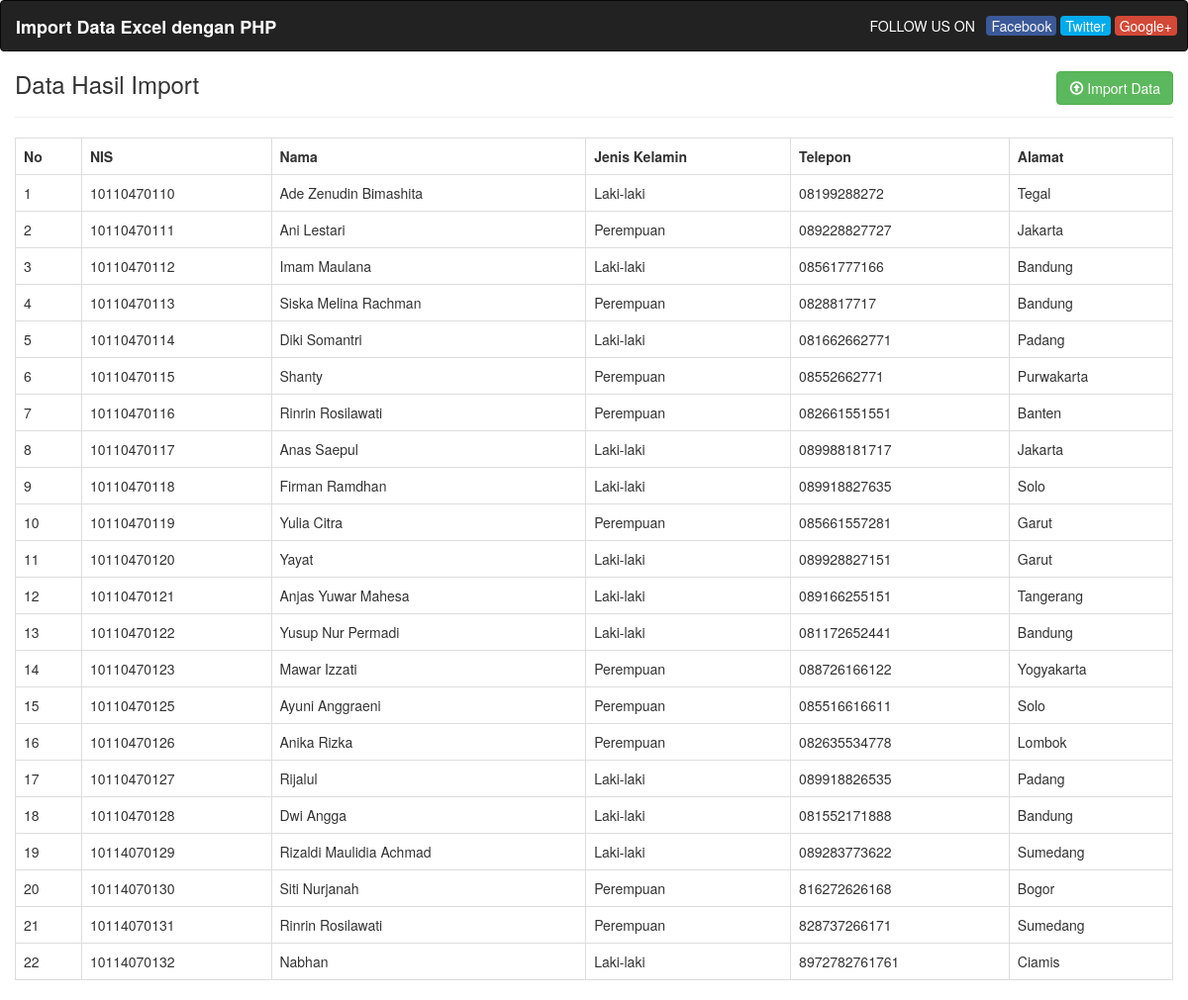
The app's page /indexi.php with its own data.
### tables this page shows
CREATE TABLE IF NOT EXISTS `siswa` (
  `nis` varchar(11) NOT NULL,
  `nama` varchar(50) NOT NULL,
  `jenis_kelamin` varchar(10) NOT NULL,
  `telp` varchar(15) NOT NULL,
  `alamat` text NOT NULL,
  PRIMARY KEY (`nis`)
);

### indexi.php (the view, shortened to what this page needs)
<!DOCTYPE html>
<html lang="en">
	<head>
		<link href="css/bootstrap.min.css" rel="stylesheet">
	</head>
	<body>
		<nav class="navbar navbar-inverse" role="navigation">
			<div class="container-fluid">
				<div class="navbar-header">
					<a class="navbar-brand" href="#" style="color: white;"><b>Import Data Excel dengan PHP</b></a>
				</div>
				<p class="navbar-text navbar-right hidden-xs" style="color: white;padding-right: 10px;">
					FOLLOW US ON &nbsp;
					<a target="_blank" style="background: #3b5998; padding: 0 5px; border-radius: 4px; color: #f7f7f7; text-decoration: none;" href="https://www.facebook.com/mynotescode">Facebook</a>
					<a target="_blank" style="background: #00aced; padding: 0 5px; border-radius: 4px; color: #ffffff; text-decoration: none;" href="https://twitter.com/mynotescode">Twitter</a>
					<a target="_blank" style="background: #d34836; padding: 0 5px; border-radius: 4px; color: #ffffff; text-decoration: none;" href="https://plus.google.com/118319575543333993544">Google+</a>
				</p>
			</div>
		</nav>
		<div style="padding: 0 15px;">
			<a href="form.php" class="btn btn-success pull-right">
				<span class="glyphicon glyphicon-upload"></span> Import Data
			</a>
			<h3>Data Hasil Import</h3>
			<hr>
			<div class="table-responsive">
				<table class="table table-bordered">
					<tr>
						<th>No</th>
						<th>NIS</th>
						<th>Nama</th>
						<th>Jenis Kelamin</th>
						<th>Telepon</th>
						<th>Alamat</th>
					</tr>
					<?php
					include "koneksi.php";
					$sql = $pdo->prepare("SELECT * FROM siswa");
					$sql->execute();
					$no = 1;
					while($data = $sql->fetch()){
						echo "<tr>";
						echo "<td>".$no."</td>";
						echo "<td>".$data['nis']."</td>";
						echo "<td>".$data['nama']."</td>";
						echo "<td>".$data['jenis_kelamin']."</td>";
						echo "<td>".$data['telp']."</td>";
						echo "<td>".$data['alamat']."</td>";
						echo "</tr>";
						$no++;
					}
					?>
				</table>
			</div>
		</div>
	</body>
</html>

### records on screen
siswa: nis "10110470110", nama "Ade Zenudin Bimashita", jenis_kelamin "Laki-laki", telp "08199288272", alamat "Tegal"
siswa: nis "10110470111", nama "Ani Lestari", jenis_kelamin "Perempuan", telp "089228827727", alamat "Jakarta"
siswa: nis "10110470112", nama "Imam Maulana", jenis_kelamin "Laki-laki", telp "08561777166", alamat "Bandung"
siswa: nis "10110470113", nama "Siska Melina Rachman", jenis_kelamin "Perempuan", telp "0828817717", alamat "Bandung"
siswa: nis "10110470114", nama "Diki Somantri", jenis_kelamin "Laki-laki", telp "081662662771", alamat "Padang"
siswa: nis "10110470115", nama "Shanty", jenis_kelamin "Perempuan", telp "08552662771", alamat "Purwakarta"
siswa: nis "10110470116", nama "Rinrin Rosilawati", jenis_kelamin "Perempuan", telp "082661551551", alamat "Banten"
siswa: nis "10110470117", nama "Anas Saepul", jenis_kelamin "Laki-laki", telp "089988181717", alamat "Jakarta"
siswa: nis "10110470118", nama "Firman Ramdhan", jenis_kelamin "Laki-laki", telp "089918827635", alamat "Solo"
siswa: nis "10110470119", nama "Yulia Citra", jenis_kelamin "Perempuan", telp "085661557281", alamat "Garut"
siswa: nis "10110470120", nama "Yayat", jenis_kelamin "Laki-laki", telp "089928827151", alamat "Garut"
siswa: nis "10110470121", nama "Anjas Yuwar Mahesa", jenis_kelamin "Laki-laki", telp "089166255151", alamat "Tangerang"
siswa: nis "10110470122", nama "Yusup Nur Permadi", jenis_kelamin "Laki-laki", telp "081172652441", alamat "Bandung"
siswa: nis "10110470123", nama "Mawar Izzati", jenis_kelamin "Perempuan", telp "088726166122", alamat "Yogyakarta"
siswa: nis "10110470125", nama "Ayuni Anggraeni", jenis_kelamin "Perempuan", telp "085516616611", alamat "Solo"
siswa: nis "10110470126", nama "Anika Rizka", jenis_kelamin "Perempuan", telp "082635534778", alamat "Lombok"
siswa: nis "10110470127", nama "Rijalul", jenis_kelamin "Laki-laki", telp "089918826535", alamat "Padang"
siswa: nis "10110470128", nama "Dwi Angga", jenis_kelamin "Laki-laki", telp "081552171888", alamat "Bandung"
siswa: nis "10114070129", nama "Rizaldi Maulidia Achmad", jenis_kelamin "Laki-laki", telp "089283773622", alamat "Sumedang"
siswa: nis "10114070130", nama "Siti Nurjanah", jenis_kelamin "Perempuan", telp "816272626168", alamat "Bogor"
siswa: nis "10114070131", nama "Rinrin Rosilawati", jenis_kelamin "Perempuan", telp "828737266171", alamat "Sumedang"
siswa: nis "10114070132", nama "Nabhan", jenis_kelamin "Laki-laki", telp "8972782761761", alamat "Ciamis"
